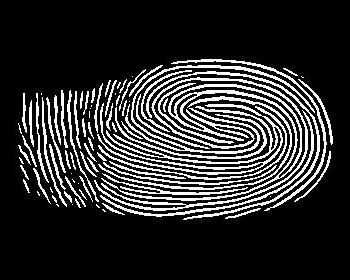
#> input picture enhanced/1 - Copy.jpg, 350 x 280 px
$ python -i __init__.py   (imports and definitions only)
#> lines starting #> are read from the running program, lines starting #| are printed output that depends on the picture; after the words box and inside, x2 and y2 are one past the last pixel; in counts of white or black regions, pixels touching at a corner belong together
#> further down, picture is the input picture: shape (280, 350, 3); min 0, max 255, mean 45.3
import cv2
import numpy as np
import skimage.morphology
from skimage.morphology import convex_hull_image, erosion, square
import math

class MinutiaeFeature(object):
    # [5 lines left out: function __init__, not called in this run]

class FingerprintFeatureExtractor(object):
    def __init__(self):
        self._mask = []     #used to ignore noise or background
        self._skel = []     # a thin, single-pixel-wide version of the ridges is formed
        self.minutiaeTerm = []      # A list to store termination minutiae (ridge ends).
        self.minutiaeBif = []       # A list to store bifurcation minutiae (where a ridge splits).
        self._spuriousMinutiaeThresh = 10   # to filter out false minutiae


#sets a threshold used to filter out spurious (false) minutiae points
    def setSpuriousMinutiaeThresh(self, spuriousMinutiaeThresh):
        self._spuriousMinutiaeThresh = spuriousMinutiaeThresh


    def __skeletonize(self, img):
        img = np.uint8(img > 128)       # converts the grayscale image to a binary image
#> img: shape (280, 350, 3); values 0 (black) and 1 (white), 17.6% white in thin lines or dots, all inside (x1, y1, x2, y2) = (18, 59, 333, 220)
        self._skel = skimage.morphology.skeletonize(img)    # to compute a thinned, 1-pixel-wide version of the ridges.
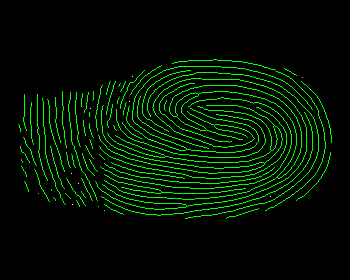
#> self._skel: shape (280, 350, 3) bool; mean of channels 0, 1, 2 7.14e-05, 0.0673, 7.14e-05; drawn as B, G, R
        self._skel = np.uint8(self._skel) * 255     # Result: a proper grayscale image for OpenCV or display with 2 pixels: 0 and 255
        self._mask = img * 255      #  saves the original binary image- img (before skeletonizing) as _mask, multiplying by 255 gives a displayable format

    # [28 lines left out: function __computeAngle, not called in this run]

    def __getTerminationBifurcation(self):
        self._skel = self._skel == 255
#> (the run stopped early here; a loop or call above may not have finished)
